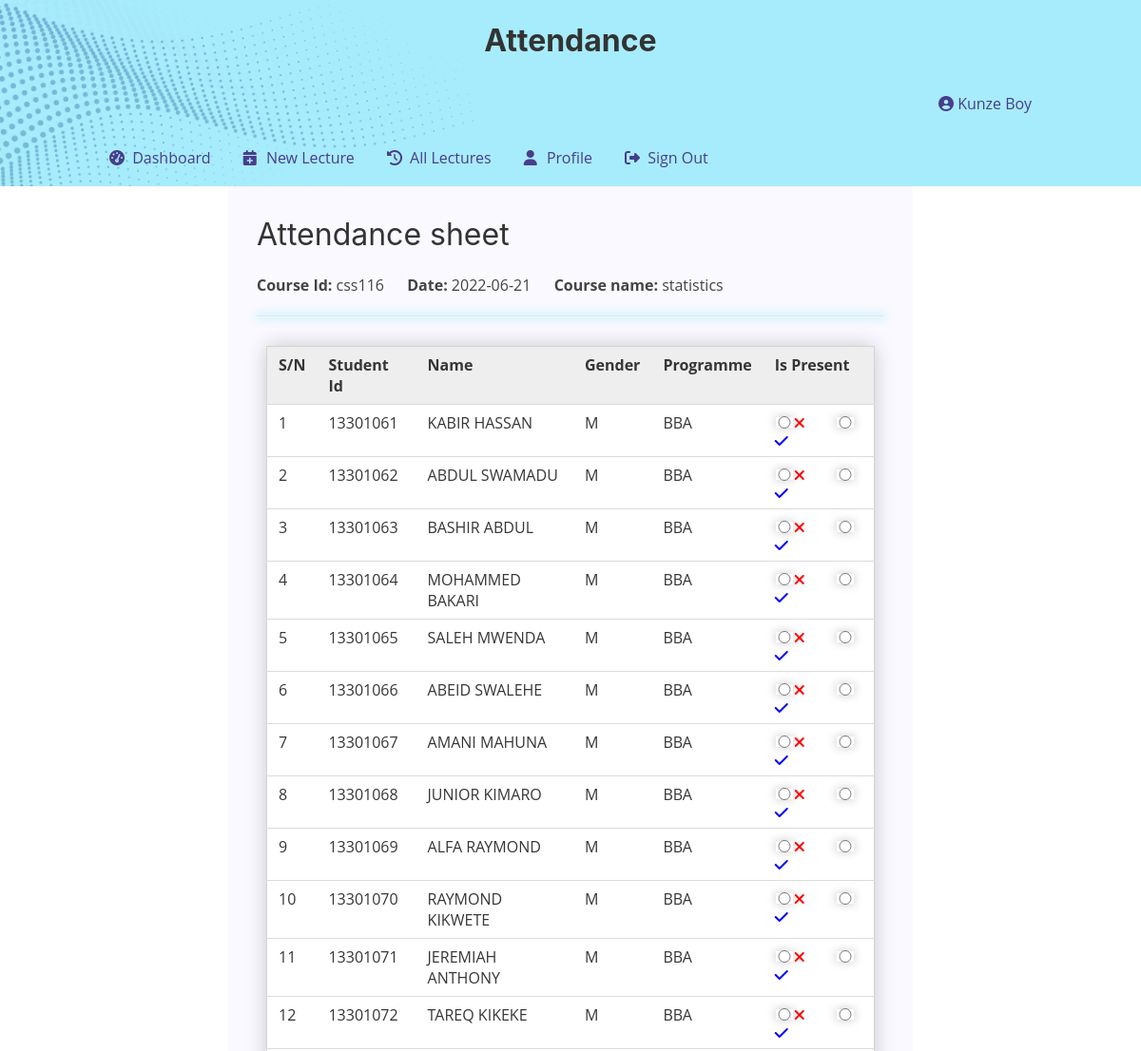
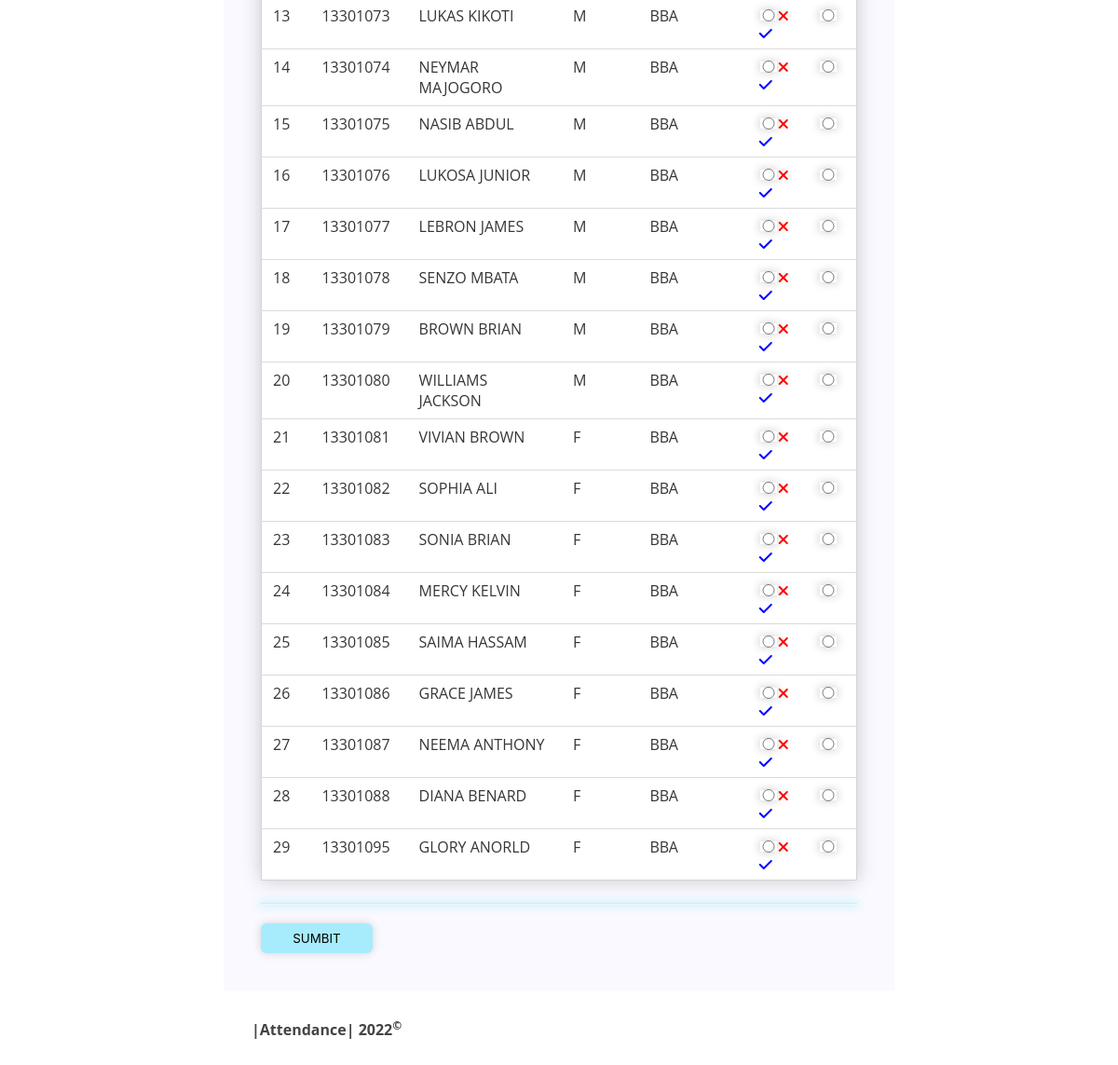
/attendance.php?id=1654298505 (signed in), run on the app's committed database (2 pictures, top to bottom).
### tables this page shows
CREATE TABLE `lecture` (
  `lecture_id` varchar(100) NOT NULL,
  `time` date NOT NULL,
  `lecturer_id` varchar(100) NOT NULL,
  `course_id` varchar(100) NOT NULL
);

CREATE TABLE `course` (
  `course_id` varchar(100) NOT NULL,
  `course_name` varchar(100) NOT NULL
);

CREATE TABLE `student` (
  `student_id` varchar(100) NOT NULL,
  `student_name` varchar(30) NOT NULL,
  `gender` varchar(10) DEFAULT NULL,
  `programme_id` varchar(100) NOT NULL
);

### dbconnect.php (called while the page is built, shortened)
<?php
function run($sql){
		$connect=mysqli_connect("localhost","root","","attendance");
		$query=mysqli_query($connect,$sql);
		return $query;
}
 ?>

### attendance.php (the view, shortened to what this page needs)
<?php
include 'header.php';
if (isset($_GET['id'])) {
	$id=$_GET['id'];
}else
	header("location:alllectures.php");
$query1=run("select * from lecture,course where lecture_id='$id' and lecture.course_id=course.course_id");
$result1=mysqli_fetch_array($query1);
$course=$result1['course_id'];
$query=run("select s.student_id,s.student_name,s.gender,s.programme_id from student as s, programme_structure as ps where s.programme_id=ps.programme_programme_id and course_course_id='$course'");
$query2=run("select * from attendance where lecture='$id'");
?>
<h2>Attendance sheet</h2>
<b>Course Id:</b> <?php echo $result1['course_id'] ?> &emsp; <b>Date: </b><?php echo $result1['time'] ?> &emsp; <b>Course name:</b> <?php echo $result1['course_name'] ?>
<hr>
<form method="post" style="width: 100%;">
<table class="table">
	<tr>
		<th>S/N</th>
		<th>Student Id</th>
		<th>Name</th>
		<th>Gender</th>
		<th>Programme</th>
		<th>Is Present</th>
	</tr>
	<?php $i=0; $sn=1;?>
	<?php while ($result=mysqli_fetch_array($query)) {
		?>
			<tr>
				<td><?php echo $sn ?></td>
				<td>
					<?php echo $result['student_id'] ?>
				</td>
				<td><?php echo $result['student_name'] ?></td>
				<td><?php echo $result['gender'] ?></td>
				<td><?php echo $result['programme_id'] ?></td>
				<td>
					<input type="radio" name="ispresent<?php echo $i ?>" value="no" class="noneradio" required><i class="fa fa-times red"></i> &emsp;
					<input type="radio" name="ispresent<?php echo $i ?>" value="yes" class="noneradio" ><i class="fa fa-check blue"></i>
				</td>
			</tr>
		<?php $i++; $sn++;
	}
		?>
</table>
<hr>
<?php if (mysqli_num_rows($query)): ?>
	<input type="submit" name="submit" value="Sumbit" class="btn">
<?php endif ?>
</form>
<?php include 'footer.php'; ?>

### header.php (shortened to what this page needs)
<head>
</head>
<header>
<div class="header">
<?php
	include 'dbconnect.php';
?>
<link rel="stylesheet" type="text/css" href="attendance.css">
<link rel="stylesheet" type="text/css" href="bulma.css">
<link rel="stylesheet" type="text/css" href="uikit.css">
<link rel="stylesheet" type="text/css" href="fontawesome/css/all.css">
<br>
<center><h1>Attendance</h1></center>
<?php
$uri=$_SERVER['REQUEST_URI'];
 ?>
<nav style="text-align: right;">
	<a href="profile.php" style="text-transform: capitalize;"><i class="fa fa-user-circle"></i>
	<?php if (isset($_SESSION['name'])) {
		echo $_SESSION['name'] ;
	} ?>
	</a>
</nav>
<nav class="">
	<?php if (isset($_SESSION['status']) && $_SESSION['status']=='Lecturer'): ?>
		<a href="../attendance" class="<?php echo $uri=='/attendance/'?'active':''; ?>"><i class="fa fa-dashboard"></i> Dashboard</a>
		<a href="newlecture.php" class="<?php echo $uri=='/attendance/newlecture.php'?'active':''; ?>"><i class="fa fa-calendar-plus"></i> New lecture</a>
		<a href="alllectures.php" class="<?php echo $uri=='/attendance/alllectures.php'?'active':''; ?>"><i class="fa fa-history"></i> All lectures</a>
		<a href="profile.php" class="<?php echo $uri=='/attendance/profile.php'?'active':''; ?>"><i class="fa fa-user"></i> Profile</a>
		<a href="signout.php"><i class="fa fa-sign-out"></i> Sign out</a>
	<?php endif ?>
</nav>
</div>
</header>
<div class="main">

### footer.php
</div>
<footer style="padding: 30px; float: left; margin-left: 20%;" >
	<b>|Attendance| 2022<sup>&copy;</sup></b>
</footer >

### attendance.css (style rules this page uses)
.btn { transition: 0.2s ; }
a { background-color: inherit ; display: inline-block; text-transform: capitalize; text-decoration: none !important; color: darkslateblue !important; padding: 10px; margin: 5px; transition: 0.3s; border-radius: 3px; border-bottom: solid #0000 !important; }
h1 { margin-top: 0; font-weight: bold !important; font-size: 2rem !important; }
form { width:300px; margin:auto; padding:10px; }
input,select,option,.form { background-color: #FFF; border-radius: 5px; width:98%; padding:8px; border:none; border-bottom: 1px solid darkgray; box-shadow: 0px 0px 10px lightgray; font-family: var(--font); }
.noneradio { width: 20px; }
.btn { width:120px; text-transform: uppercase; border-radius:6px; background-color: var(--color); box-shadow: 0px 0px 10px 0px lightgray; border: none; }
table,tr,td,th { border:1px solid lightgray; border-collapse: collapse; padding: 5px; }
th { background-color: #eee; }
.table { max-width: ; margin:auto; background-color: white; padding:8px; border:none; box-shadow: 0px 0px 20px #0003; }
header { background-color: var(--color); background-image: url(dotted.png); background-size: 500px; background-repeat: no-repeat; }
.header { background-color: #0000; }
nav { max-width: 1000px; margin: auto; }
.fa { width: 20px; }
.main { box-sizing: border-box; width: 60%; margin-left: 20%; padding: 30px; float: left; background-color: #f9f9ff; min-height: 350px; }
.red { color: red; }
.blue { color: blue; }
hr { background-color: var(--color); box-shadow: 0px 0px 10px 1px var(--color); }

### data on the page
lecture: course.course_id "css116", time "2022-06-21", course.course_name "statistics"
student: student_id "13301061", student_name "KABIR HASSAN", gender "M", programme "BBA"
student: student_id "13301062", student_name "ABDUL SWAMADU", gender "M", programme "BBA"
student: student_id "13301063", student_name "BASHIR ABDUL", gender "M", programme "BBA"
student: student_id "13301064", student_name "MOHAMMED BAKARI", gender "M", programme "BBA"
student: student_id "13301065", student_name "SALEH MWENDA", gender "M", programme "BBA"
student: student_id "13301066", student_name "ABEID SWALEHE", gender "M", programme "BBA"
student: student_id "13301067", student_name "AMANI MAHUNA", gender "M", programme "BBA"
student: student_id "13301068", student_name "JUNIOR KIMARO", gender "M", programme "BBA"
student: student_id "13301069", student_name "ALFA RAYMOND", gender "M", programme "BBA"
student: student_id "13301070", student_name "RAYMOND KIKWETE", gender "M", programme "BBA"
student: student_id "13301071", student_name "JEREMIAH ANTHONY", gender "M", programme "BBA"
student: student_id "13301072", student_name "TAREQ KIKEKE", gender "M", programme "BBA"
student: student_id "13301073", student_name "LUKAS KIKOTI", gender "M", programme "BBA"
student: student_id "13301074", student_name "NEYMAR MAJOGORO", gender "M", programme "BBA"
student: student_id "13301075", student_name "NASIB ABDUL", gender "M", programme "BBA"
student: student_id "13301076", student_name "LUKOSA JUNIOR", gender "M", programme "BBA"
student: student_id "13301077", student_name "LEBRON JAMES", gender "M", programme "BBA"
student: student_id "13301078", student_name "SENZO MBATA", gender "M", programme "BBA"
student: student_id "13301079", student_name "BROWN BRIAN", gender "M", programme "BBA"
student: student_id "13301080", student_name "WILLIAMS JACKSON", gender "M", programme "BBA"
student: student_id "13301081", student_name "VIVIAN BROWN", gender "F", programme "BBA"
student: student_id "13301082", student_name "SOPHIA ALI", gender "F", programme "BBA"
student: student_id "13301083", student_name "SONIA BRIAN", gender "F", programme "BBA"
student: student_id "13301084", student_name "MERCY KELVIN", gender "F", programme "BBA"
student: student_id "13301085", student_name "SAIMA HASSAM", gender "F", programme "BBA"
student: student_id "13301086", student_name "GRACE JAMES", gender "F", programme "BBA"
student: student_id "13301087", student_name "NEEMA ANTHONY", gender "F", programme "BBA"
student: student_id "13301088", student_name "DIANA BENARD", gender "F", programme "BBA"
student: student_id "13301095", student_name "GLORY ANORLD", gender "F", programme "BBA"

### other printed values
$_SESSION['name'] "Kunze Boy"
